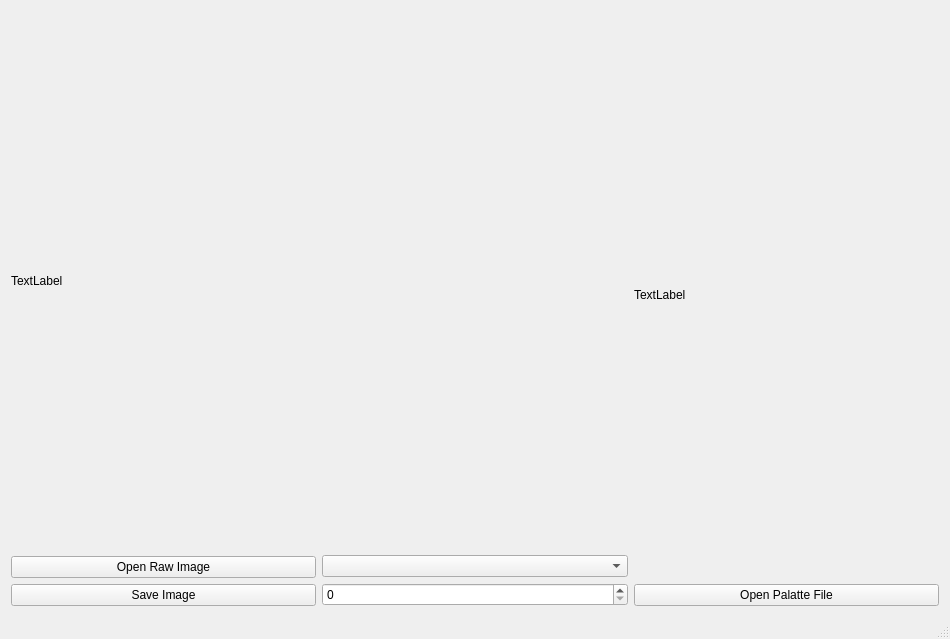
<?xml version="1.0" encoding="UTF-8"?>
<ui version="4.0">
 <class>MainWindow</class>
 <widget class="QMainWindow" name="MainWindow">
  <property name="geometry">
   <rect>
    <x>0</x>
    <y>0</y>
    <width>950</width>
    <height>639</height>
   </rect>
  </property>
  <property name="windowTitle">
   <string>rawosaurus</string>
  </property>
  <widget class="QWidget" name="centralWidget">
   <layout class="QHBoxLayout" name="horizontalLayout">
    <item>
     <layout class="QVBoxLayout" name="verticalLayout_3">
      <item>
       <widget class="QLabel" name="labelImage">
        <property name="text">
         <string>TextLabel</string>
        </property>
       </widget>
      </item>
      <item>
       <widget class="QPushButton" name="btnOpenRAWImage">
        <property name="text">
         <string>Open Raw Image</string>
        </property>
       </widget>
      </item>
      <item>
       <widget class="QPushButton" name="btnSaveImage">
        <property name="text">
         <string>Save Image</string>
        </property>
       </widget>
      </item>
     </layout>
    </item>
    <item>
     <layout class="QVBoxLayout" name="verticalLayout_2">
      <item>
       <spacer name="verticalSpacer">
        <property name="orientation">
         <enum>Qt::Vertical</enum>
        </property>
        <property name="sizeHint" stdset="0">
         <size>
          <width>20</width>
          <height>40</height>
         </size>
        </property>
       </spacer>
      </item>
      <item>
       <widget class="QComboBox" name="comboBoxResolution"/>
      </item>
      <item>
       <widget class="QSpinBox" name="spinBoxPlane"/>
      </item>
     </layout>
    </item>
    <item>
     <layout class="QVBoxLayout" name="verticalLayout">
      <item>
       <widget class="QLabel" name="labelPalatte">
        <property name="text">
         <string>TextLabel</string>
        </property>
       </widget>
      </item>
      <item>
       <widget class="QPushButton" name="btnOpenPalette">
        <property name="text">
         <string>Open Palatte File</string>
        </property>
       </widget>
      </item>
     </layout>
    </item>
   </layout>
  </widget>
  <widget class="QStatusBar" name="statusBar"/>
 </widget>
 <layoutdefault spacing="6" margin="11"/>
 <resources/>
 <connections/>
</ui>
